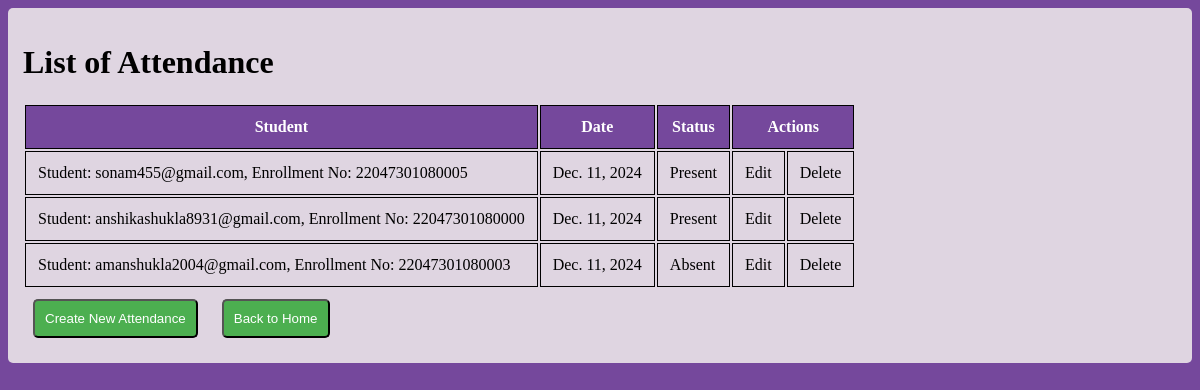
The page /attendances/ on the database its author committed.
### erp/models.py (models this page shows, shortened)
class Attendance(models.Model):
    attendance_class = models.ForeignKey(AttendanceClass, on_delete=models.CASCADE, default=1)
    student = models.ForeignKey(Student, on_delete=models.CASCADE)
    date = models.DateField(default='2024-12-11')
    status = models.CharField(max_length=10, choices=[('Present', 'Present'), ('Absent', 'Absent')])

class Student(models.Model):
    user = models.OneToOneField(CustomUser, on_delete=models.CASCADE, related_name='student_profile')
    password = models.CharField(max_length=25, default='abcd1234')
    class_id = models.ForeignKey(Class, on_delete=models.CASCADE, default=1)
    USN = models.CharField(primary_key=True, max_length=100)
    enrollment_no = models.IntegerField()
    dob = models.DateField()
    gender = models.CharField(max_length=1, choices=GENDER_CHOICES, default='M')
    def __str__(self):
        return f"Student: {self.user.email}, Enrollment No: {self.enrollment_no}"

class CustomUser(AbstractBaseUser, PermissionsMixin):
    email = models.EmailField(unique=True)
    first_name = models.CharField(max_length=50)
    last_name = models.CharField(max_length=50)
    is_active = models.CharField(max_length=3, choices=[('yes', 'yes'), ('no', 'no')], default='yes')
    is_staff = models.CharField(max_length=3, choices=[('yes', 'yes'), ('no', 'no')], default='no')
    is_student = models.CharField(max_length=3, choices=[('yes', 'yes'), ('no', 'no')], default='yes')
    is_teacher = models.CharField(max_length=3, choices=[('yes', 'yes'), ('no', 'no')], default='no')
    date_joined = models.DateField(auto_now_add=True)
    groups = models.ManyToManyField(
        Group,
        related_name='customuser_set',  # Specify a custom related_name
        blank=True
    )
    user_permissions = models.ManyToManyField(
        Permission,
        related_name='customuser_set',  # Specify a custom related_name
        blank=True
    )
    objects = CustomUserManager()
    USERNAME_FIELD = 'email'
    REQUIRED_FIELDS = ['first_name', 'last_name']

### erp/views.py (the view)
# urls.py: path('attendances/', views.attendance_list, name='attendance_list'),
def attendance_list(request):
    attendances = Attendance.objects.all()
    return render(request, 'erp/attendance_list.html', {'attendances': attendances})

### erp/templates/erp/attendance_list.html (shortened to what this page needs)
<!DOCTYPE html>
<html lang="en">
<head>
</head>
<body>
    <div class="container">
        <h1>List of Attendance</h1>
<table>
    <thead>
        <tr>
            <th>Student</th>
            <th>Date</th>
            <th>Status</th>
            <th colspan="2">Actions</th>
        </tr>
    </thead>
    <tbody>
        {% for attendance in attendances %}
        <tr>
            <td>{{ attendance.student }}</td>
            <td>{{ attendance.date }}</td>
            <td>{{ attendance.status }}</td>
            <td>
                <a href="{% url 'attendance_update' attendance.pk %}">Edit</a>
            </td>
            <td>
                <a href="{% url 'attendance_delete' attendance.pk %}">Delete</a>
            </td>
        </tr>
        {% endfor %}
    </tbody>
</table>
<button>
    <a href="{% url 'attendance_create' %}">Create New Attendance</a>
</button>
<button>
    <a href="{% url 'home' %}">Back to Home</a>
</button>
    </div>
</body>
</html>

### erp/templates/erp/attendance_list.html (style rules this page uses)
body { background-color: rgb(117, 72, 156); }
.container { background-color:rgb(223, 213, 225); padding: 15px; border-radius: 5px; }
table thead { background-color: rgb(117, 72, 156); color: white; }
table td, th { border: 1px solid #000; padding: 12px; }
a { text-decoration: none; color: black; }
button { background-color: #4CAF50; margin: 10px; padding: 10px; border-radius: 5px; }
button a { color: white; }

### rows shown on the page
Attendance: student "Student: sonam455@gmail.com, Enrollment No: 22047301080005", date "Dec. 11, 2024", status "Present"
Attendance: student "Student: anshikashukla8931@gmail.com, Enrollment No: 22047301080000", date "Dec. 11, 2024", status "Present"
Attendance: student "Student: amanshukla2004@gmail.com, Enrollment No: 22047301080003", date "Dec. 11, 2024", status "Absent"
